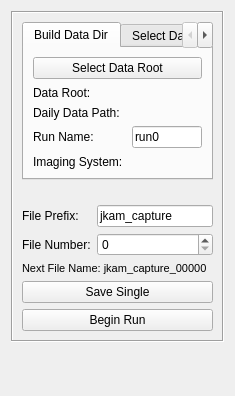
<?xml version="1.0" encoding="UTF-8"?>
<ui version="4.0">
 <class>SaveBoxWidget</class>
 <widget class="QWidget" name="SaveBoxWidget">
  <property name="geometry">
   <rect>
    <x>0</x>
    <y>0</y>
    <width>235</width>
    <height>396</height>
   </rect>
  </property>
  <property name="windowTitle">
   <string>Form</string>
  </property>
  <layout class="QGridLayout" name="gridLayout">
   <item row="0" column="2">
    <spacer name="horizontalSpacer">
     <property name="orientation">
      <enum>Qt::Horizontal</enum>
     </property>
     <property name="sizeHint" stdset="0">
      <size>
       <width>0</width>
       <height>0</height>
      </size>
     </property>
    </spacer>
   </item>
   <item row="0" column="0" rowspan="2" colspan="2">
    <widget class="QFrame" name="frame">
     <property name="frameShape">
      <enum>QFrame::Box</enum>
     </property>
     <property name="frameShadow">
      <enum>QFrame::Sunken</enum>
     </property>
     <layout class="QGridLayout" name="gridLayout_2">
      <item row="1" column="0" colspan="3">
       <widget class="QLabel" name="data_dir_label">
        <property name="font">
         <font>
          <pointsize>8</pointsize>
         </font>
        </property>
        <property name="text">
         <string/>
        </property>
       </widget>
      </item>
      <item row="5" column="0" colspan="3">
       <widget class="QPushButton" name="save_single_pushButton">
        <property name="text">
         <string>Save Single</string>
        </property>
       </widget>
      </item>
      <item row="3" column="1" colspan="2">
       <widget class="QSpinBox" name="file_number_spinBox">
        <property name="maximumSize">
         <size>
          <width>127</width>
          <height>16777215</height>
         </size>
        </property>
        <property name="minimum">
         <number>0</number>
        </property>
        <property name="maximum">
         <number>100000</number>
        </property>
        <property name="value">
         <number>0</number>
        </property>
       </widget>
      </item>
      <item row="3" column="0">
       <widget class="QLabel" name="file_number_label">
        <property name="text">
         <string>File Number:</string>
        </property>
       </widget>
      </item>
      <item row="2" column="1" colspan="2">
       <widget class="QLineEdit" name="file_prefix_lineEdit">
        <property name="maximumSize">
         <size>
          <width>127</width>
          <height>16777215</height>
         </size>
        </property>
        <property name="text">
         <string>jkam_capture</string>
        </property>
       </widget>
      </item>
      <item row="0" column="0" colspan="3">
       <widget class="QTabWidget" name="tabWidget">
        <property name="currentIndex">
         <number>0</number>
        </property>
        <widget class="QWidget" name="build_dir_tab">
         <attribute name="title">
          <string>Build Data Dir</string>
         </attribute>
         <layout class="QGridLayout" name="gridLayout_4">
          <item row="2" column="0">
           <widget class="QLabel" name="daily_path_label">
            <property name="text">
             <string>Daily Data Path:</string>
            </property>
           </widget>
          </item>
          <item row="3" column="1">
           <widget class="QLineEdit" name="run_name_lineEdit">
            <property name="maximumSize">
             <size>
              <width>70</width>
              <height>16777215</height>
             </size>
            </property>
            <property name="text">
             <string>run0</string>
            </property>
           </widget>
          </item>
          <item row="1" column="1">
           <widget class="QLabel" name="data_root_value_label">
            <property name="text">
             <string/>
            </property>
           </widget>
          </item>
          <item row="3" column="0">
           <widget class="QLabel" name="run_name_label">
            <property name="text">
             <string>Run Name:</string>
            </property>
           </widget>
          </item>
          <item row="1" column="0">
           <widget class="QLabel" name="data_root_label">
            <property name="text">
             <string>Data Root:</string>
            </property>
           </widget>
          </item>
          <item row="2" column="1">
           <widget class="QLabel" name="daily_path_value_label">
            <property name="text">
             <string/>
            </property>
           </widget>
          </item>
          <item row="0" column="0" colspan="2">
           <widget class="QPushButton" name="data_root_pushButton">
            <property name="text">
             <string>Select Data Root</string>
            </property>
           </widget>
          </item>
          <item row="4" column="0">
           <widget class="QLabel" name="imaging_system_label">
            <property name="text">
             <string>Imaging System:</string>
            </property>
           </widget>
          </item>
          <item row="4" column="1">
           <widget class="QLabel" name="imaging_system_value_label">
            <property name="text">
             <string/>
            </property>
           </widget>
          </item>
         </layout>
        </widget>
        <widget class="QWidget" name="select_dir_tab">
         <attribute name="title">
          <string>Select Data Dir</string>
         </attribute>
         <layout class="QGridLayout" name="gridLayout_5">
          <item row="0" column="0">
           <widget class="QPushButton" name="select_data_pushButton">
            <property name="text">
             <string>Select Data Directory</string>
            </property>
           </widget>
          </item>
         </layout>
        </widget>
       </widget>
      </item>
      <item row="6" column="0" colspan="3">
       <widget class="QPushButton" name="run_pushButton">
        <property name="text">
         <string>Begin Run</string>
        </property>
        <property name="checkable">
         <bool>true</bool>
        </property>
       </widget>
      </item>
      <item row="2" column="0">
       <widget class="QLabel" name="file_prefix_label">
        <property name="text">
         <string>File Prefix:</string>
        </property>
       </widget>
      </item>
      <item row="4" column="0" colspan="3">
       <widget class="QLabel" name="file_path_label">
        <property name="font">
         <font>
          <pointsize>8</pointsize>
         </font>
        </property>
        <property name="text">
         <string>Next File Name: jkam_capture_00000</string>
        </property>
       </widget>
      </item>
     </layout>
    </widget>
   </item>
   <item row="2" column="0">
    <spacer name="verticalSpacer">
     <property name="orientation">
      <enum>Qt::Vertical</enum>
     </property>
     <property name="sizeHint" stdset="0">
      <size>
       <width>0</width>
       <height>0</height>
      </size>
     </property>
    </spacer>
   </item>
  </layout>
 </widget>
 <resources/>
 <connections/>
 <designerdata>
  <property name="gridDeltaX">
   <number>10</number>
  </property>
  <property name="gridDeltaY">
   <number>10</number>
  </property>
  <property name="gridSnapX">
   <bool>true</bool>
  </property>
  <property name="gridSnapY">
   <bool>true</bool>
  </property>
  <property name="gridVisible">
   <bool>true</bool>
  </property>
 </designerdata>
</ui>
